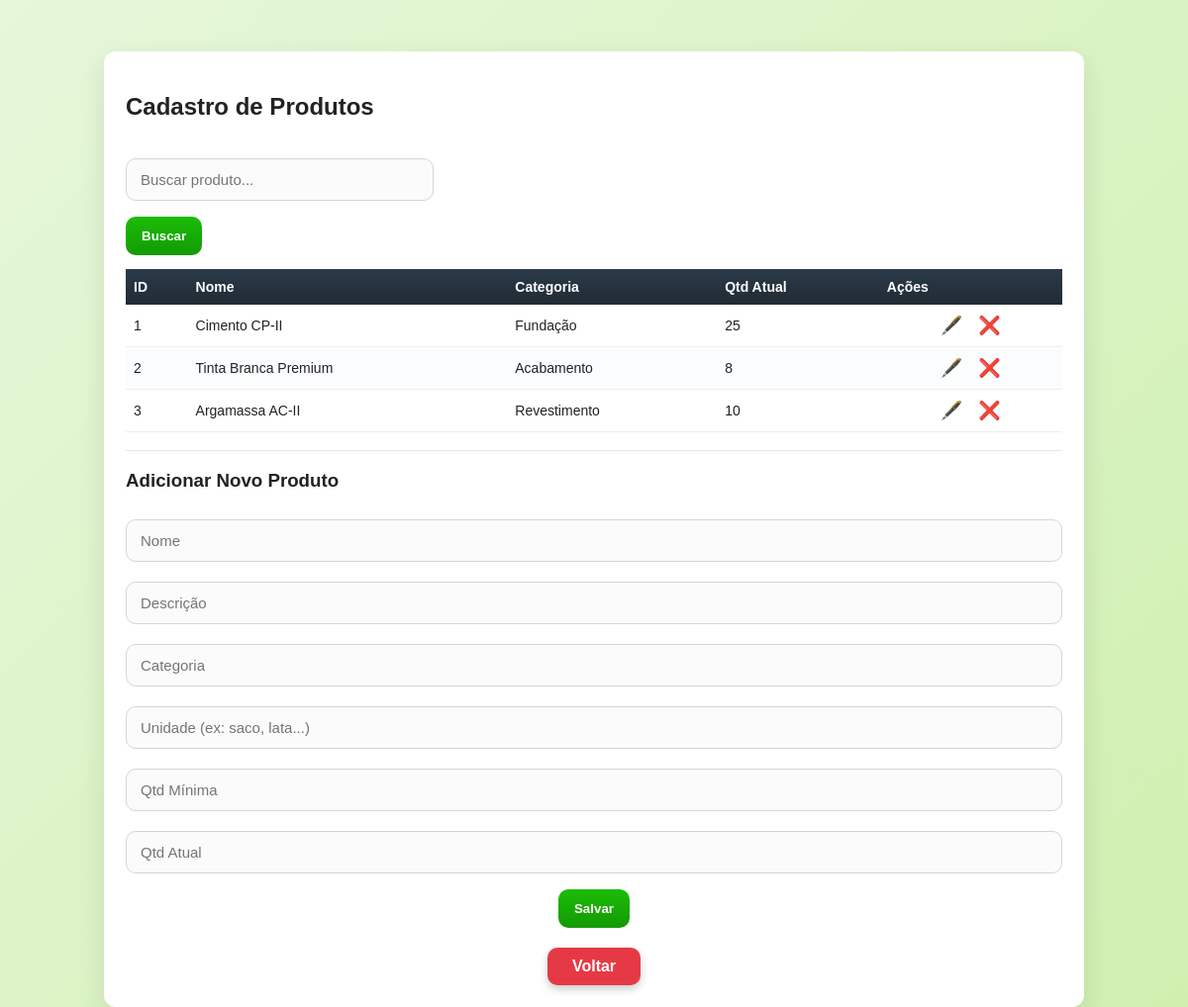
Page /cadastro_produto.php (signed in) on the committed database.
### tables this page shows
CREATE TABLE produtos (
  id_produto INT AUTO_INCREMENT PRIMARY KEY,
  nome VARCHAR(100) NOT NULL,
  descricao TEXT,
  categoria VARCHAR(50),
  unidade_medida VARCHAR(20),
  quantidade_minima INT DEFAULT 0,
  quantidade_atual INT DEFAULT 0
);

### cadastro_produto.php (the view, shortened to what this page needs)
<?php
include('conexao.php');
$busca = isset($_GET['busca']) ? $_GET['busca'] : '';
$sql = "SELECT * FROM produtos WHERE nome LIKE '%$busca%'";
$result = $conn->query($sql);
$produtoEdit = [
    'id_produto' => '',
    'nome' => '',
    'descricao' => '',
    'categoria' => '',
    'unidade_medida' => '',
    'quantidade_minima' => '',
    'quantidade_atual' => ''
];
?>
<!DOCTYPE html>
<html lang="pt-br">
<head>
<link rel="stylesheet" href="style.css">
</head>
<body>
<div class="app-wrap">
  <div class="container-prod">
    <h2>Cadastro de Produtos</h2>
    <div class="busca-box">
      <form method="get">
        <input type="text" name="busca" placeholder="Buscar produto..." value="<?= htmlspecialchars($busca) ?>">
        <button type="submit">Buscar</button>
      </form>
    </div>
    <div class="table-box">
      <table>
        <thead>
          <tr><th>ID</th><th>Nome</th><th>Categoria</th><th>Qtd Atual</th><th>Ações</th></tr>
        </thead>
        <tbody>
        <?php if ($result->num_rows > 0): ?>
          <?php while($p = $result->fetch_assoc()): ?>
            <tr>
              <td><?= $p['id_produto'] ?></td>
              <td><?= htmlspecialchars($p['nome']) ?></td>
              <td><?= htmlspecialchars($p['categoria']) ?></td>
              <td><?= $p['quantidade_atual'] ?></td>
              <td class="acoes">
                <a href="?editar=<?= $p['id_produto'] ?>">🖋️</a>
                <a href="?excluir=<?= $p['id_produto'] ?>" onclick="return confirm('Deseja realmente excluir este produto?')">❌</a>
              </td>
            </tr>
          <?php endwhile; ?>
        <?php else: ?>
          <tr><td colspan="5">Nenhum produto encontrado.</td></tr>
        <?php endif; ?>
        </tbody>
      </table>
    </div>
    <hr>
    <h3><?= $produtoEdit['id_produto'] ? "Editar Produto" : "Adicionar Novo Produto" ?></h3>
    <form method="post" class="form-cadastro">
      <input type="text" name="nome" placeholder="Nome" value="<?= htmlspecialchars($produtoEdit['nome']) ?>" required>
      <input type="text" name="descricao" placeholder="Descrição" value="<?= htmlspecialchars($produtoEdit['descricao']) ?>">
      <input type="text" name="categoria" placeholder="Categoria" value="<?= htmlspecialchars($produtoEdit['categoria']) ?>">
      <input type="text" name="unidade" placeholder="Unidade (ex: saco, lata...)" value="<?= htmlspecialchars($produtoEdit['unidade_medida']) ?>">
      <input type="number" name="minimo" placeholder="Qtd Mínima" value="<?= htmlspecialchars($produtoEdit['quantidade_minima']) ?>" required>
      <input type="number"
             name="quantidade"
             placeholder="Qtd Atual"
             value="<?= htmlspecialchars($produtoEdit['quantidade_atual']) ?>"
             <?= $produtoEdit['id_produto'] ? 'readonly' : '' ?>
             required>
             <center>
    <button type="submit" name="salvar">Salvar</button>
</center>
    </form>
    <div class="voltar-container">
    <a href="index.php" class="btn-voltar">Voltar</a>
</div>
  </div>
</div>
</body>
</html>

### style.css (style rules this page uses)
* { box-sizing: border-box; }
html,body { height: 100%; }
body { font-family: 'Poppins', Arial, sans-serif; background: linear-gradient(135deg, #e6f7da 0%, #d0f0b0 100%); margin: 0; padding: 30px 12px; color: #222; -webkit-font-smoothing:antialiased; }
.app-wrap { max-width: 1100px; margin: 0 auto; }
form { margin-top: 8px; }
input[type="email"], input[type="password"], input[type="text"], input[type="number"], input[type="date"], select { width: 100%; padding: 12px 14px; border-radius: 10px; border: 1px solid #d0d7db; margin: 10px 0; font-size: 15px; background: #fbfbfb; }
button[type="submit"], button { padding: 12px 16px; border-radius: 10px; border: none; background: linear-gradient(180deg,#1cbd07,#139a04); color: white; font-weight: 700; cursor: pointer; margin-top: 6px; width: auto; }
.container-prod, .container-estoque { max-width: 990px; margin: 22px auto; background: #fff; padding: 22px; border-radius: 12px; box-shadow: 0 10px 28px rgba(0,0,0,0.10); }
.busca-box { display:flex; gap:10px; align-items:center; margin-bottom:14px; }
.busca-box input { flex:1; }
.busca-box button { width: auto; }
.table-box { overflow-x:auto; margin-bottom: 18px; }
table { width:100%; border-collapse: collapse; font-size: 14px; min-width: 700px; }
th { background: linear-gradient(180deg,#2b3a4a,#212a34); color: #fff; padding: 10px 8px; text-align: left; font-weight: 700; }
td { background: #fff; padding: 10px 8px; border-bottom: 1px solid #eee; text-align: left; }
tr:nth-child(even) td { background: #fbfcfe; }
.acoes { text-align: center; }
.acoes a { margin: 0 6px; text-decoration:none; font-size:18px; display:inline-block; }
hr { border: none; border-top: 1px solid #e6e6e6; margin: 18px 0; }
.btn-voltar { display: inline-block; padding: 10px 25px; background: #e63946; color: #fff; border-radius: 10px; font-weight: bold; text-decoration: none; transition: 0.3s; box-shadow: 0 4px 8px rgba(0,0,0,0.2); }
.voltar-container { width: 100%; text-align: center; margin-top: 20px; }

### rows in the picture
produtos: id_produto "1", nome "Cimento CP-II", categoria "Fundação", quantidade_atual "25"
produtos: id_produto "2", nome "Tinta Branca Premium", categoria "Acabamento", quantidade_atual "8"
produtos: id_produto "3", nome "Argamassa AC-II", categoria "Revestimento", quantidade_atual "10"
